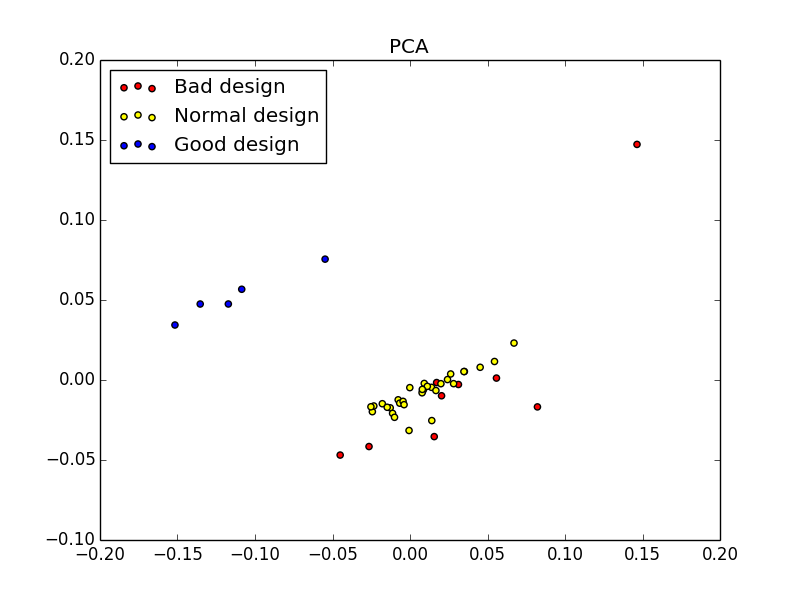

The script that saved this image:
﻿'''
Zoningの特徴量を表すベクトルを、PCAで分析する。
ただし、スコアが0.58以上をgood design、0.41以上をnormal design、0.41未満をbad designとして色分けする。

sklearnライブラリのPCAを使用する。
コンストラクタの引数には、n_components=で射影後の次元数を指定する。
fit()をPCAを計算し、さらに、transformで射影後のベクトルを計算する。
'''

import numpy as np
from sklearn.decomposition import PCA
import matplotlib.pyplot as plt

A = []
b = []
for line in open("data.txt", 'r'):
	items = line.split(",")
	values = [ float(item) for item in items ]
	tmp = values[0:-1]
	tmp.append(1)
	A.append(tmp)
	b.append(values[-1])

## PCA (2次元に射影する)
pca = PCA(n_components=2)
A_r = pca.fit(A).transform(A)			# transformで、射影を実施する
                              			# A_rは、データ数 x 2 の行列

nb = np.array(b)

## plot
plt.figure()
plt.scatter(A_r[nb < 0.41, 0], A_r[nb < 0.41, 1], c='red', label = "Bad design")
plt.scatter(A_r[np.logical_and(nb >= 0.41, nb <= 0.58), 0], A_r[np.logical_and(nb >= 0.41, nb <= 0.58), 1], c='yellow', label = "Normal design")
plt.scatter(A_r[nb > 0.58, 0], A_r[nb > 0.58, 1], c='blue', label = "Good design")
plt.legend(loc="upper left")
plt.title('PCA')
plt.savefig("pca.png")
plt.show()
